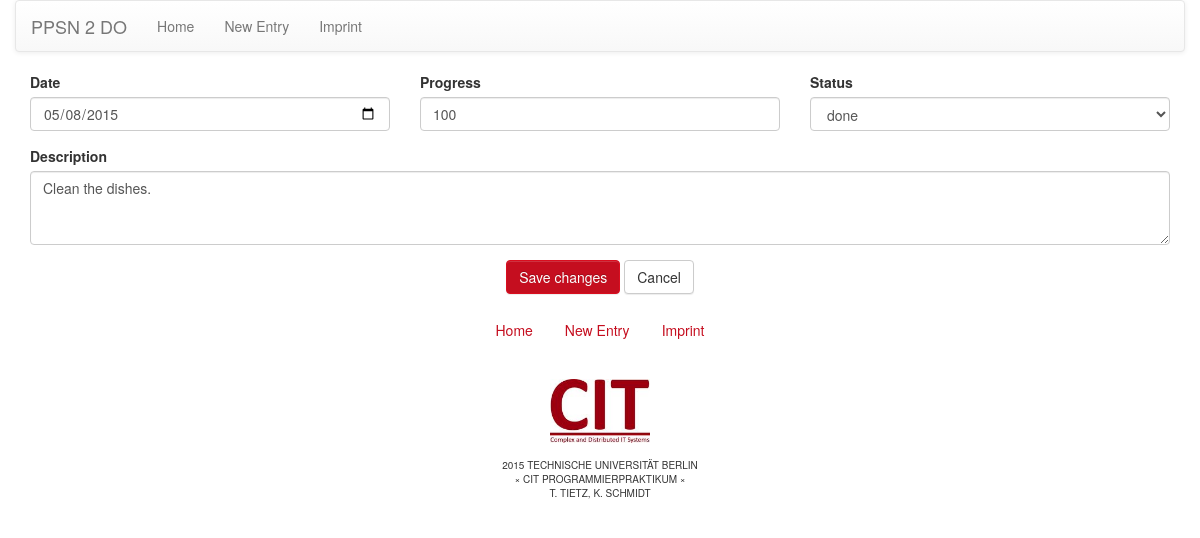
The app's page /todo/edit/28/ with its own data.
### todo/models.py (models this page shows, shortened)
class Task(models.Model):
    TASK_STATUS = (
        ('C', 'Cancelled'),
        ('D', 'Done'),
        ('I', 'Important'),
        ('R', 'Running'),
    )
    pub_date = models.DateTimeField("Task published", default=timezone.now)
    task_deadline = models.DateField("Task deadline", default=datetime.datetime.now)
    task_desc = models.CharField("Task description", max_length=500)
    task_progress = models.PositiveSmallIntegerField("Task progress", default=0)
    task_status = models.CharField("Task status", max_length=1, choices=TASK_STATUS, default="R")

### todo/views.py (the view)
def edit(request, task_id):
    t = get_object_or_404(Task, pk=task_id)
    if request.method == 'POST':
        if ( request.POST['description'] == '' ) :
            return render(request, 'todo/editEntry.html', {
                'task': t,
                'warn_message': 'Sorry, missing description. Try again!',
            })
        else :
            try:
                s = request.POST['status']
                p = int(request.POST.get('progress', 0))
                if ( s == 'cancelled' ) : s = 'C'
                elif ( s == 'done' ) : s = 'D'
                elif ( s == 'important' ) : s = 'I'
                else : s = 'R'
                if ( str(p) == '' ) : p = 0
                elif ( p == 100 and s != 'D' ) :
                    s = 'D'
                elif ( p != 100 and s == 'D' ) :
                    p = 100
                t.task_deadline = datetime.datetime.strptime(request.POST['deadline'], "%Y-%m-%d")
            except (KeyError):
                return render(request, 'todo/editEntry.html', {
                    'task': t,
                    'info_message': "Doesn't work.",
                })
            except (ValueError):
                return render(request, 'todo/editEntry.html', {
                    'task': t,
                    'warn_message': "Sorry, missing or wrong value (date or progress). Try again!",
                })
            else:
                t.task_desc, t.task_progress, t.task_status = request.POST['description'], p, s
                t.save()
                return render(request, 'todo/editEntry.html', {
                    'task': t,
                    'info_message': "Task updated successfully.",
                })
    else:
        return render(request, 'todo/editEntry.html', { 'task': t, })

### todo/templates/todo/editEntry.html (shortened to what this page needs)
<!doctype html>
<html>
<head>
{% load staticfiles %}
<link href="{% static 'todo/css/normalize.css' %}" rel="stylesheet" type="text/css">
<link href="{% static 'todo/css/bootstrap-theme.css' %}" rel="stylesheet" type="text/css">
<link href="{% static 'todo/css/bootstrap.css' %}" rel="stylesheet" type="text/css">
<link href="{% static 'todo/css/style.css' %}" rel="stylesheet" type="text/css">
</head>
<body id="page">
<div class="container">
  <header class="row">
    <nav class="navbar navbar-default">
      <div class="container-fluid">
        <div class="navbar-header"><a class="navbar-brand" href="{% url 'todo:index' %}">PPSN 2 DO</a></div>
        <div class="navbar-collapse">
          <ul class="nav navbar-nav">
            <li><a href="{% url 'todo:index' %}">Home</a></li>
            <li><a href="{% url 'todo:create' %}">New Entry</a></li>
            <li><a href="{% url 'todo:imprint' %}">Imprint</a></li>
          </ul>
        </div>
      </div>
    </nav>
  </header>
  <div class="row" id="content">
    <form action="{% url 'todo:edit' task.id %}" method="post">
      <div class="col-xs-12 col-sm-4 form-group">
        <label for="deadlineInput">Date</label>
        <input type="date" class="form-control" id="deadlineInput" name="deadline" value="{{ task.task_deadline|date:"Y-m-d" }}">
      </div>
      <div class="col-xs-6 col-sm-4 form-group">
        <label for="progInput">Progress</label>
        <input type="number" class="form-control" id="progInput" name="progress" min="0" max="100" placeholder="Progress in % ..." value="{{ task.task_progress }}">
      </div>
      <div class="col-xs-6 col-sm-4 form-group">
        <label for="statSelect">Status</label>
        <select class="form-control" id="statSelect" name="status">
          <option{% if task.task_status == 'D' %} selected{% endif %}>done</option>
        </select>
      </div>
      <div class="col-xs-12 form-group">
        <label for="descInput">Description</label>
        <textarea class="form-control" id="descInput" name="description" placeholder="Describe your task ..." rows="3">{{ task.task_desc }}</textarea>
      </div>
      <div class="col-xs-12 form-group text-center">
        <button type="submit" class="btn btn-primary" id="saveButton">Save changes</button>
        <button type="button" class="btn btn-default" id="cancelButton" onclick="location.href = '{% url 'todo:index' %}'">Cancel</button>
      </div>
    </form>
  </div>
  <footer class="row text-center">
    <nav class="col-xs-12 navbar">
      <ul class="nav nav-pills" style="display: inline-block !important">
        <li><a href="{% url 'todo:index' %}">Home</a></li>
        <li><a href="{% url 'todo:create' %}">New Entry</a></li>
        <li><a href="{% url 'todo:imprint' %}">Imprint</a></li>
      </ul>
    </nav>
    <p class="col-xs-12 copy text-uppercase"> <a href="https://www.cit.tu-berlin.de/"><img alt="Complex and Distributed IT Systems" src="{% static 'todo/img/cit_logo.jpg' %}" width="100"></a><br>
      <br>
      2015 Technische Universit&auml;t Berlin<br>
      &times; CIT Programmierpraktikum &times;<br>
      T. Tietz, K. Schmidt</p>
  </footer>
</div>
</body>
</html>

### todo/static/todo/css/style.css (style rules this page uses)
a, .pagination > li > a, .pagination > li > span { color: rgba(197,14,31,1); }
.btn-primary, .pagination .active a { background-color: rgba(197,14,31,1); border-color: rgba(217,14,31,1); }
.copy { font-size: 10px; }

### records on screen
Task: deadline "05/08/2015", progress "100", status "done", description "Clean the dishes."
